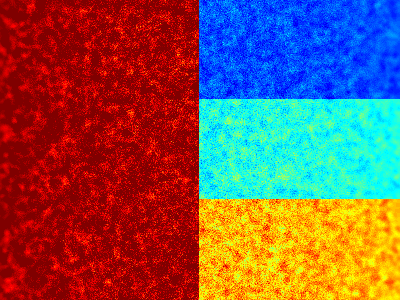
#> input picture src/stripes_jet.png, 400 x 300 px
$ python L0Smoothing.py
#> lines starting #> are read from the running program, lines starting #| are printed output that depends on the picture; after the words box and inside, x2 and y2 are one past the last pixel; in counts of white or black regions, pixels touching at a corner belong together
#> further down, img is the input picture: shape (300, 400, 3); mean B, G, R 79.6, 85.3, 128.4
### src/psf2otf.py
"""
File: psf2otf.py
Author: Nrupatunga
Email: nrupatunga.s@byjus.com
Github: https://github.com/nrupatunga
Description: Implementation of matlab's psf2otf

Notes: In order to understand psf2otf:

FFT does cyclic convolution. To understand what cyclic convolution is
please refer to the document below (also in the docs)
https://www.docdroid.net/YSKkZ5Y/fft-based-2d-cyclic-convolution-pdf#page=5
"""
from typing import Optional

import matplotlib.pyplot as plt
import numpy as np


def circshift(psf: np.ndarray, shift: np.ndarray) -> np.ndarray:
    """Circular shifts

    @psf: input psf
    @shift: shifts correspoinding to each dimension
    @returns: TODO

    """
    shift = np.int32(shift)
    for i in range(shift.size):
        psf = np.roll(psf, shift[i], axis=i)

    return psf


# [15 lines left out: function surf_plot, not called in this run]


def psf2otf(psf: np.ndarray, out_size: tuple, show_plot:
            Optional[bool] = False) -> np.ndarray:
    """Implementation of matlab's psf2otf

    @psf: point spread function
    @out_size: out size
    """
    if not np.any(psf):
        print('Input psf should not contain zeros')

    psf_size = psf.shape
    assert len(psf_size) < 3, 'Number of channels is greater than 2'
    new_psf = np.zeros(out_size, dtype=np.float32)
    new_psf[:psf_size[0], :psf_size[1]] = psf[:, :]

    psf_size = np.asarray(psf_size, dtype=np.int32)
    new_psf = circshift(new_psf, -np.floor(psf_size / 2))

    otf = np.fft.fftn(new_psf)

    if show_plot:
        surf_plot(new_psf)
        surf_plot(otf)

    return np.complex64(otf)


# [21 lines that do not run on import are left out]

### src/L0Smoothing.py
"""
File: L0Smoothing.py
Author: Nrupatunga
Email: nrupatunga.s@byjus.com
Github: https://github.com/nrupatunga
Description: Implementation of the following paper

Paper details
Title:'Image Smoothing via L0 Gradient Minimization'
Link: http://www.cse.cuhk.edu.hk/~leojia/papers/L0smooth_Siggraph_Asia2011.pdf
"""
from typing import Optional

import cv2
import numpy as np
from scipy.fftpack import fft2, ifft2

from psf2otf import psf2otf


class L0Smoothing:

    """Docstring for L0Smoothing. """

    def __init__(self, img_path: str,
                 param_lambda: Optional[float] = 2e-2,
                 param_kappa: Optional[float] = 2.0):
        """Initialization of parameters """
        self._lambda = param_lambda
        self._kappa = param_kappa
        self._img_path = img_path
        self._beta_max = 1e5

    def run(self):
        """L0 smoothing imlementation"""
        img = cv2.imread(self._img_path, 0)
#> img: shape (300, 400); min 19, max 225, mean 97.1
        S = img / 256
        if S.ndim < 3:
            S = S[..., np.newaxis]

        N, M, D = S.shape
#> N = 300; M = 400; D = 1

        beta = 2 * self._lambda

        psf = np.asarray([[-1, 1]])
        out_size = (N, M)
#> out_size = (300, 400)
        otfx = psf2otf(psf, out_size)
        psf = np.asarray([[-1], [1]])
        otfy = psf2otf(psf, out_size)

        # Normin1 = np.fft.fft2(np.squeeze(S), axes=(0, 1))
        Normin1 = fft2(np.squeeze(S), axes=(0, 1))
        Denormin2 = np.square(abs(otfx)) + np.square(abs(otfy))
        if D > 1:
            Denormin2 = Denormin2[..., np.newaxis]
            Denormin2 = np.repeat(Denormin2, 3, axis=2)

        while beta < self._beta_max:
            Denormin = 1 + beta * Denormin2

            h = np.diff(S, axis=1)
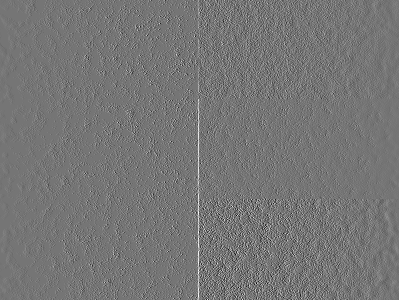
#> h: shape (300, 399, 1) float64; min -0.629, max 0.73, mean 0.00103; drawn with min black and max white
            last_col = S[:, 0, :] - S[:, -1, :]
#> last_col = 300 values, max 0 at index 48, min -0.695 at index 234, mean -0.409
            last_col = last_col[:, np.newaxis, :]
            h = np.hstack([h, last_col])
#> h: shape (300, 400, 1) float64

            v = np.diff(S, axis=0)
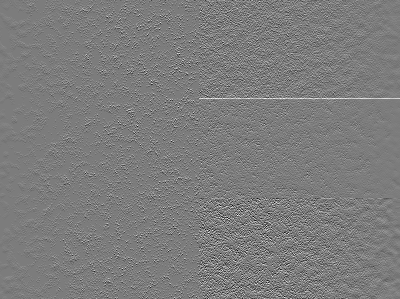
#> v: shape (299, 400, 1) float64; min -0.602, max 0.629, mean 0.000677; drawn with min black and max white
            last_row = S[0, ...] - S[-1, ...]
#> last_row = 400 values, max 0.367 at index 165, min -0.754 at index 249, mean -0.202
            last_row = last_row[np.newaxis, ...]
            v = np.vstack([v, last_row])
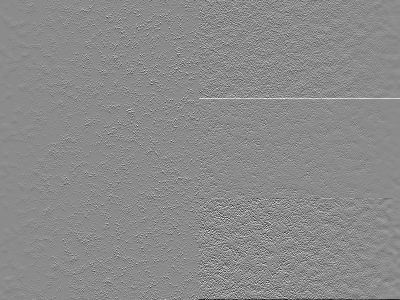
#> v: shape (300, 400, 1) float64; min -0.754, max 0.629, mean 0; drawn with min black and max white

            grad = np.square(h) + np.square(v)
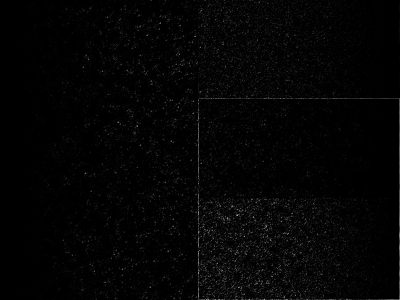
#> grad: shape (300, 400, 1) float64; min 0, max 0.642, mean 0.0177
            if D > 1:
                grad = np.sum(grad, axis=2)
                idx = grad < (self._lambda / beta)
                idx = idx[..., np.newaxis]
                idx = np.repeat(idx, 3, axis=2)
            else:
                grad = np.sum(grad, axis=2)
                idx = grad < (self._lambda / beta)
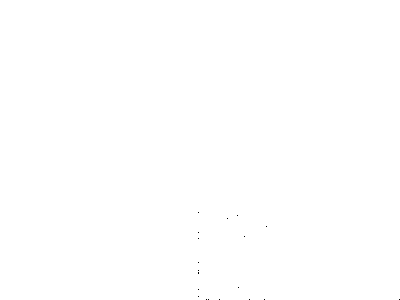
#> idx: shape (300, 400) bool; 100% white; black in thin lines or dots, all inside (x1, y1, x2, y2) = (198, 212, 400, 300)

            h[idx] = 0
            v[idx] = 0

            h_diff = -np.diff(h, axis=1)
            first_col = h[:, -1, :] - h[:, 0, :]
#> first_col = 300 values, max 0 at index 0, min -0.566 at index 299, mean -0.00189
            first_col = first_col[:, np.newaxis, :]
            h_diff = np.hstack([first_col, h_diff])
#> h_diff: shape (300, 400, 1) float64

            v_diff = -np.diff(v, axis=0)
            first_row = v[-1, ...] - v[0, ...]
#> first_row = 400 values, max 0 at index 0, min -0.754 at index 249, mean -0.00939
            first_row = first_row[np.newaxis, ...]
            v_diff = np.vstack([first_row, v_diff])
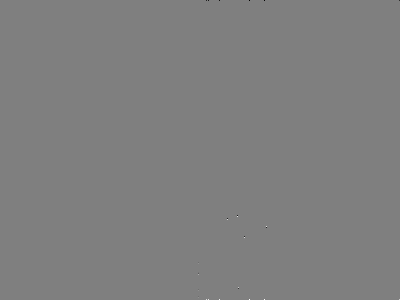
#> v_diff: shape (300, 400, 1) float64; min -0.754, max 0.754, mean 0; drawn with min black and max white

            Normin2 = h_diff + v_diff
            # Normin2 = beta * np.fft.fft2(Normin2, axes=(0, 1))
            Normin2 = beta * fft2(Normin2, axes=(0, 1))

            FS = np.divide(np.squeeze(Normin1) + np.squeeze(Normin2),
                           Denormin)
            # S = np.real(np.fft.ifft2(FS, axes=(0, 1)))
            S = np.real(ifft2(FS, axes=(0, 1)))
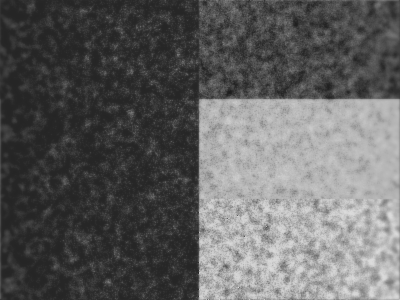
#> S: shape (300, 400) float64; min 0.112, max 0.866, mean 0.379
            if False:
                S_new = S * 256
                S_new = S_new.astype(np.uint8)
                cv2.imshow('L0-Smooth', S_new)
                cv2.waitKey(0)

            if S.ndim < 3:
                S = S[..., np.newaxis]
            beta = beta * self._kappa

        return S


if __name__ == "__main__":
    img_path = './stripes_jet.png'
    img = cv2.imread(img_path)
    S = L0Smoothing(img_path, param_lambda=2.5e-1, param_kappa=1.05).run()
    S = np.squeeze(S)
    S = np.clip(S, 0, 1)
    S = S * 255
    S = S.astype(np.uint8)
    cv2.imshow('Input', img)
    cv2.imshow('L0-Smooth', S)
    cv2.waitKey(0)
    cv2.imwrite('output_python.png', S)

$ run again, with src/basketball.png copied over src/stripes_jet.png
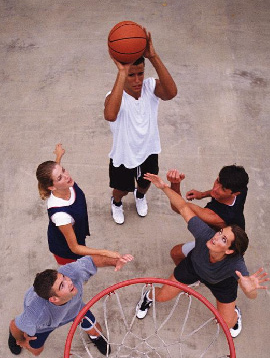
#> input picture src/basketball.png, 270 x 358 px
#> img is the input picture: shape (358, 270, 3); mean B, G, R 127.3, 129.7, 157.4
#> img: shape (358, 270)
#> last_col = 358 values, max 0.16 at index 220, min -0.0859 at index 76, mean 0.0434
#> in run, `v = np.diff(S, axis=0)`:
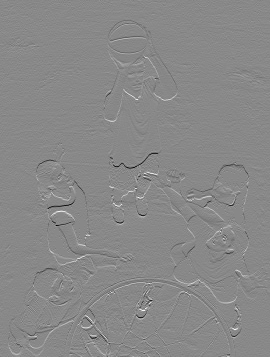
#> v: shape (357, 270, 1) float64; min -0.973, max 0.84, mean 0.000349; drawn with min black and max white
#> last_row = 270 values, max 0.152 at index 230, min -0.309 at index 111, mean -0.125
#> in run, `grad = np.square(h) + np.square(v)`:
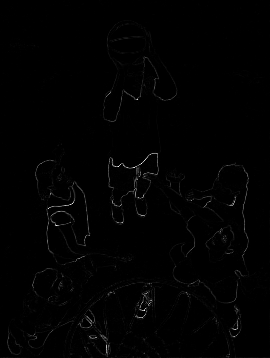
#> grad: shape (358, 270, 1) float64; min 0, max 1.03, mean 0.00859; drawn with min black and max white
#> idx: shape (358, 270) bool; 99.9% white; black in thin lines or dots, all inside (x1, y1, x2, y2) = (48, 93, 238, 353)
#> first_col = 358 values from 0 to 0
#> first_row = 270 values from 0 to 0

$ run again, with src/pflower.jpg saved as src/stripes_jet.png
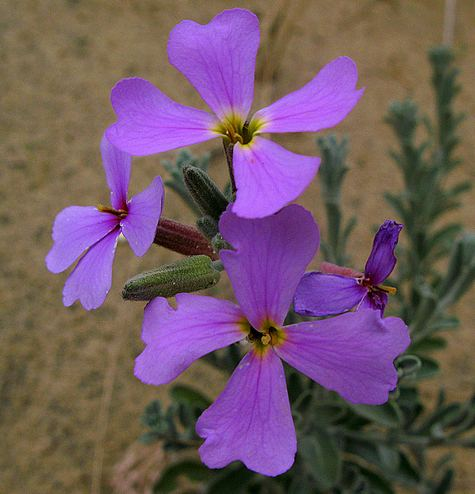
#> input picture src/pflower.jpg, 475 x 494 px
#> img is the input picture: shape (494, 475, 3); mean B, G, R 100.9, 87.7, 112.9
#> in run, `img = cv2.imread(self._img_path, 0)`:
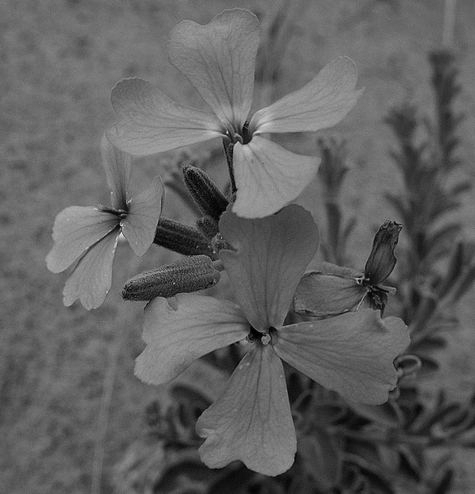
#> img: shape (494, 475); min 0, max 242, mean 96.2
#> last_col = 494 values, max 0.207 at index 445, min -0.121 at index 218, mean 0.00379
#> in run, `v = np.diff(S, axis=0)`:
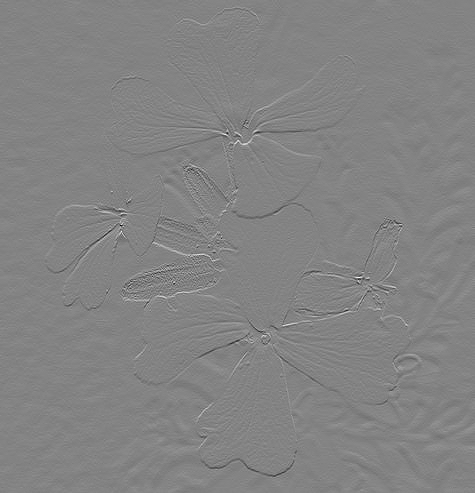
#> v: shape (493, 475, 1) float64; min -0.539, max 0.504, mean -0.000341; drawn with min black and max white
#> last_row = 475 values, max 0.398 at index 256, min -0.0859 at index 77, mean 0.168
#> idx: shape (494, 475) bool; every value is 1
#> first_col = 494 values from 0 to 0
#> first_row = 475 values from 0 to 0
#> Normin2: shape (494, 475, 1) float64; every value is 0
